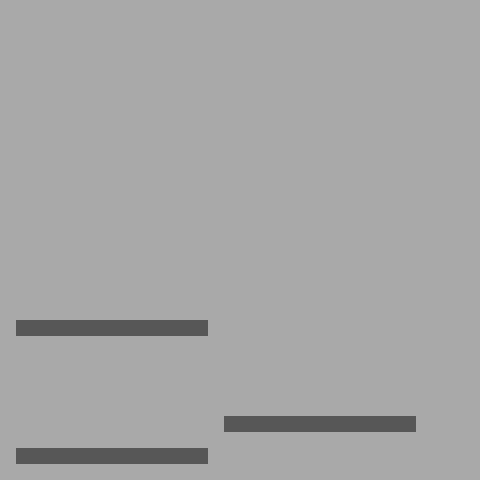

Tiled map render using the project's own tile images. Description and the whole map definition, tile-layer contents included, below:
An orthogonal 30x30 tile map with 16x16 px tiles, 2 tile layers (background, foreground) and 7 objects.

<map version="1.5" tiledversion="1.7.2" orientation="orthogonal" renderorder="right-down" width="30" height="30" tilewidth="16" tileheight="16" infinite="0" nextlayerid="4" nextobjectid="8">
 <editorsettings>
  <export target="map.lua" format="lua" />
 </editorsettings>
 <tileset firstgid="1" name="tiles" tilewidth="16" tileheight="16" tilecount="4" columns="4">
  <image source="../sprites/maptiles.png" width="64" height="16" />
 </tileset>
 <layer id="2" name="background" width="30" height="30">
  <data encoding="csv">
2,2,2,2,2,2,2,2,2,2,2,2,2,2,2,2,2,2,2,2,2,2,2,2,2,2,2,2,2,2,
2,2,2,2,2,2,2,2,2,2,2,2,2,2,2,2,2,2,2,2,2,2,2,2,2,2,2,2,2,2,
2,2,2,2,2,2,2,2,2,2,2,2,2,2,2,2,2,2,2,2,2,2,2,2,2,2,2,2,2,2,
2,2,2,2,2,2,2,2,2,2,2,2,2,2,2,2,2,2,2,2,2,2,2,2,2,2,2,2,2,2,
2,2,2,2,2,2,2,2,2,2,2,2,2,2,2,2,2,2,2,2,2,2,2,2,2,2,2,2,2,2,
2,2,2,2,2,2,2,2,2,2,2,2,2,2,2,2,2,2,2,2,2,2,2,2,2,2,2,2,2,2,
2,2,2,2,2,2,2,2,2,2,2,2,2,2,2,2,2,2,2,2,2,2,2,2,2,2,2,2,2,2,
2,2,2,2,2,2,2,2,2,2,2,2,2,2,2,2,2,2,2,2,2,2,2,2,2,2,2,2,2,2,
2,2,2,2,2,2,2,2,2,2,2,2,2,2,2,2,2,2,2,2,2,2,2,2,2,2,2,2,2,2,
2,2,2,2,2,2,2,2,2,2,2,2,2,2,2,2,2,2,2,2,2,2,2,2,2,2,2,2,2,2,
2,2,2,2,2,2,2,2,2,2,2,2,2,2,2,2,2,2,2,2,2,2,2,2,2,2,2,2,2,2,
2,2,2,2,2,2,2,2,2,2,2,2,2,2,2,2,2,2,2,2,2,2,2,2,2,2,2,2,2,2,
2,2,2,2,2,2,2,2,2,2,2,2,2,2,2,2,2,2,2,2,2,2,2,2,2,2,2,2,2,2,
2,2,2,2,2,2,2,2,2,2,2,2,2,2,2,2,2,2,2,2,2,2,2,2,2,2,2,2,2,2,
2,2,2,2,2,2,2,2,2,2,2,2,2,2,2,2,2,2,2,2,2,2,2,2,2,2,2,2,2,2,
2,2,2,2,2,2,2,2,2,2,2,2,2,2,2,2,2,2,2,2,2,2,2,2,2,2,2,2,2,2,
2,2,2,2,2,2,2,2,2,2,2,2,2,2,2,2,2,2,2,2,2,2,2,2,2,2,2,2,2,2,
2,2,2,2,2,2,2,2,2,2,2,2,2,2,2,2,2,2,2,2,2,2,2,2,2,2,2,2,2,2,
2,2,2,2,2,2,2,2,2,2,2,2,2,2,2,2,2,2,2,2,2,2,2,2,2,2,2,2,2,2,
2,2,2,2,2,2,2,2,2,2,2,2,2,2,2,2,2,2,2,2,2,2,2,2,2,2,2,2,2,2,
2,2,2,2,2,2,2,2,2,2,2,2,2,2,2,2,2,2,2,2,2,2,2,2,2,2,2,2,2,2,
2,2,2,2,2,2,2,2,2,2,2,2,2,2,2,2,2,2,2,2,2,2,2,2,2,2,2,2,2,2,
2,2,2,2,2,2,2,2,2,2,2,2,2,2,2,2,2,2,2,2,2,2,2,2,2,2,2,2,2,2,
2,2,2,2,2,2,2,2,2,2,2,2,2,2,2,2,2,2,2,2,2,2,2,2,2,2,2,2,2,2,
2,2,2,2,2,2,2,2,2,2,2,2,2,2,2,2,2,2,2,2,2,2,2,2,2,2,2,2,2,2,
2,2,2,2,2,2,2,2,2,2,2,2,2,2,2,2,2,2,2,2,2,2,2,2,2,2,2,2,2,2,
2,2,2,2,2,2,2,2,2,2,2,2,2,2,2,2,2,2,2,2,2,2,2,2,2,2,2,2,2,2,
2,2,2,2,2,2,2,2,2,2,2,2,2,2,2,2,2,2,2,2,2,2,2,2,2,2,2,2,2,2,
2,2,2,2,2,2,2,2,2,2,2,2,2,2,2,2,2,2,2,2,2,2,2,2,2,2,2,2,2,2,
2,2,2,2,2,2,2,2,2,2,2,2,2,2,2,2,2,2,2,2,2,2,2,2,2,2,2,2,2,2
</data>
 </layer>
 <layer id="1" name="foreground" width="30" height="30">
  <data encoding="csv">
0,0,0,0,0,0,0,0,0,0,0,0,0,0,0,0,0,0,0,0,0,0,0,0,0,0,0,0,0,0,
0,0,0,0,0,0,0,0,0,0,0,0,0,0,0,0,0,0,0,0,0,0,0,0,0,0,0,0,0,0,
0,0,0,0,0,0,0,0,0,0,0,0,0,0,0,0,0,0,0,0,0,0,0,0,0,0,0,0,0,0,
0,0,0,0,0,0,0,0,0,0,0,0,0,0,0,0,0,0,0,0,0,0,0,0,0,0,0,0,0,0,
0,0,0,0,0,0,0,0,0,0,0,0,0,0,0,0,0,0,0,0,0,0,0,0,0,0,0,0,0,0,
0,0,0,0,0,0,0,0,0,0,0,0,0,0,0,0,0,0,0,0,0,0,0,0,0,0,0,0,0,0,
0,0,0,0,0,0,0,0,0,0,0,0,0,0,0,0,0,0,0,0,0,0,0,0,0,0,0,0,0,0,
0,0,0,0,0,0,0,0,0,0,0,0,0,0,0,0,0,0,0,0,0,0,0,0,0,0,0,0,0,0,
0,0,0,0,0,0,0,0,0,0,0,0,0,0,0,0,0,0,0,0,0,0,0,0,0,0,0,0,0,0,
0,0,0,0,0,0,0,0,0,0,0,0,0,0,0,0,0,0,0,0,0,0,0,0,0,0,0,0,0,0,
0,0,0,0,0,0,0,0,0,0,0,0,0,0,0,0,0,0,0,0,0,0,0,0,0,0,0,0,0,0,
0,0,0,0,0,0,0,0,0,0,0,0,0,0,0,0,0,0,0,0,0,0,0,0,0,0,0,0,0,0,
0,0,0,0,0,0,0,0,0,0,0,0,0,0,0,0,0,0,0,0,0,0,0,0,0,0,0,0,0,0,
0,0,0,0,0,0,0,0,0,0,0,0,0,0,0,0,0,0,0,0,0,0,0,0,0,0,0,0,0,0,
0,0,0,0,0,0,0,0,0,0,0,0,0,0,0,0,0,0,0,0,0,0,0,0,0,0,0,0,0,0,
0,0,0,0,0,0,0,0,0,0,0,0,0,0,0,0,0,0,0,0,0,0,0,0,0,0,0,0,0,0,
0,0,0,0,0,0,0,0,0,0,0,0,0,0,0,0,0,0,0,0,0,0,0,0,0,0,0,0,0,0,
0,0,0,0,0,0,0,0,0,0,0,0,0,0,0,0,0,0,0,0,0,0,0,0,0,0,0,0,0,0,
0,0,0,0,0,0,0,0,0,0,0,0,0,0,0,0,0,0,0,0,0,0,0,0,0,0,0,0,0,0,
0,0,0,0,0,0,0,0,0,0,0,0,0,0,0,0,0,0,0,0,0,0,0,0,0,0,0,0,0,0,
0,3,3,3,3,3,3,3,3,3,3,3,3,0,0,0,0,0,0,0,0,0,0,0,0,0,0,0,0,0,
0,0,0,0,0,0,0,0,0,0,0,0,0,0,0,0,0,0,0,0,0,0,0,0,0,0,0,0,0,0,
0,0,0,0,0,0,0,0,0,0,0,0,0,0,0,0,0,0,0,0,0,0,0,0,0,0,0,0,0,0,
0,0,0,0,0,0,0,0,0,0,0,0,0,0,0,0,0,0,0,0,0,0,0,0,0,0,0,0,0,0,
0,0,0,0,0,0,0,0,0,0,0,0,0,0,0,0,0,0,0,0,0,0,0,0,0,0,0,0,0,0,
0,0,0,0,0,0,0,0,0,0,0,0,0,0,0,0,0,0,0,0,0,0,0,0,0,0,0,0,0,0,
0,0,0,0,0,0,0,0,0,0,0,0,0,0,3,3,3,3,3,3,3,3,3,3,3,3,0,0,0,0,
0,0,0,0,0,0,0,0,0,0,0,0,0,0,0,0,0,0,0,0,0,0,0,0,0,0,0,0,0,0,
0,3,3,3,3,3,3,3,3,3,3,3,3,0,0,0,0,0,0,0,0,0,0,0,0,0,0,0,0,0,
0,0,0,0,0,0,0,0,0,0,0,0,0,0,0,0,0,0,0,0,0,0,0,0,0,0,0,0,0,0
</data>
 </layer>
 <objectgroup id="3" name="collision">
  <object id="1" x="16" y="320" width="192" height="16" />
  <object id="2" x="224" y="416" width="192" height="16" />
  <object id="3" x="16" y="448" width="192" height="16" />
  <object id="4" x="224" y="240">
   <polygon points="0,0 -48,-64 48,-112 64,-16" />
  </object>
  <object id="5" x="96" y="96">
   <polygon points="0,0 48,-64 64,0" />
  </object>
  <object id="6" x="304" y="32" width="80" height="80">
   <ellipse />
  </object>
  <object id="7" x="368" y="176" width="80" height="48">
   <ellipse />
  </object>
 </objectgroup>
</map>
